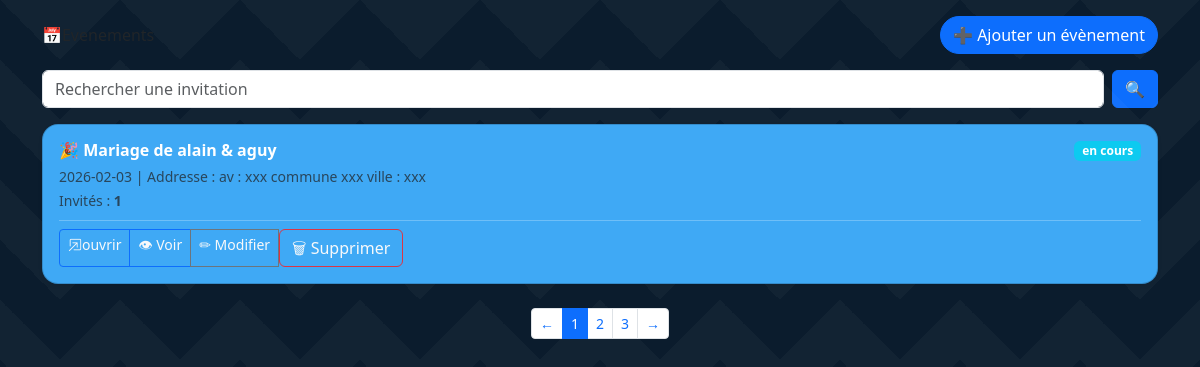
Screenshot of /event_list/ with the database file from the repository.
### models.py (models this page shows)
class Event(Base): #event table
    __tablename__="events"
    id = Column(String,primary_key=True,unique=True,default=lambda :str(uuid4()))
    name = Column(String(50))
    type = Column(String(50))
    date = Column(Date)
    address = Column(String(50))
    description = Column(Text,nullable=True)
    created_date = Column(DateTime,default=datetime.now())
    state = Column(String,default="en cours")
    guests = relationship("Guest",back_populates="event",cascade="all,delete")

### Routers/event.py (the view)
@Root.get("/event_list/",name="event_list")#get the event list
def getEventList(request:Request,  db: Session = Depends(connecting)):
    events = db.query(Event).all()
    return templates.TemplateResponse("Event/List/list_event.html",{'request':request,"events":events})

### Templates/Event/List/list_event.html (shortened to what this page needs)
<!DOCTYPE html>
<html lang="fr">
<head>
    <link rel="stylesheet" href="https://cdn.jsdelivr.net/npm/bootstrap-icons@1.11.1/font/bootstrap-icons.css">
    <link href="https://cdn.jsdelivr.net/npm/bootstrap@5.3.2/dist/css/bootstrap.min.css" rel="stylesheet">
</head>
<body >
<div class="container py-3">
    <div class="mb-3 d-flex justify-content-between align-items-center" style="position:relative;z-index:1;>
        <h5 class="fw-bold mb-0" style="color:#3fa9f5;">📅Evenements</h5>
        <a href="{{url_for('event_form')}}" class="btn btn-primary rounded-pill">➕ Ajouter un évènement</a>
    </div>
    <form class="mb-3 d-flex" method="get" action="/research_event">
        <input type="text" class="form-control me-2" placeholder="Rechercher une invitation" name="researched_event">
        <button type="submit" class="btn btn-primary">🔍</button>
    </form>
    <div class="row g-3">
        {%if events %}
        {% for event in events%}
        <div class="col-12">
            <div class="card shadow-sm rounded-4">
                <div class="card-body">
                    <div class="d-flex justify-content-between align-items-start">
                        <div>
                            <h6 class="fw-bold mb-1">🎉 {{event.name}}</h6>
                            <small class="text-muted">{{event.date}} | Addresse : {{event.address}}</small><br>
                            <small class="text-muted">Invités : <b>{{event.guests| length}}</b></small>
                        </div>
                        {% if event.state == "terminé"%}
                            <span class="badge bg-danger">{{event.state}}</span>
                        {% else%}
                            <span class="badge bg-info">{{event.state}}</span>
                        {% endif%}
                    </div>
                    <hr class="my-2">
                    <div class="d-flex justify-content-between align-items-center">
                        <div class="btn-group btn-group-sm">
                            <a href="/event_description/{{event.id}}" class="btn btn-outline-primary text-light"><i class="bi bi-box-arrow-in-up-right"></i>ouvrir</a>
                            <a href="/detail/{{event.id}}" class="btn btn-outline-primary text-light">👁 Voir</a>
                            <a href="/edit_event/{{event.id}}" class="btn btn-outline-secondary text-light">✏ Modifier</a>
                            <form action="/delete_event/{{event.id}}" method="post">
                                <button type="submit" class="btn btn-outline-danger text-light" onclick="return confirm('voulez-vous supprimer cette evement ?')">🗑 Supprimer</button>
                            </form>
                        </div>
                    </div>
                </div>
            </div>
        </div>
        {% endfor %}
        {%endif%}
    </div>
    <nav class="mt-4">
        <ul class="pagination justify-content-center pagination-sm">
            <li class="page-item"><a class="page-link" href="#">←</a></li>
            <li class="page-item active"><a class="page-link" href="#">1</a></li>
            <li class="page-item"><a class="page-link" href="#">2</a></li>
            <li class="page-item"><a class="page-link" href="#">3</a></li>
            <li class="page-item"><a class="page-link" href="#">→</a></li>
        </ul>
    </nav>
</div>
</body>
</html>

### Templates/Event/List/list_event.html (style rules this page uses)
* { margin: 0; padding: 0; box-sizing: border-box; }
body { font-family: "Segoe UI", system-ui, sans-serif; min-height: 100vh; background-color: #0b1c2d; position: relative; overflow-x: hidden; }
body::before { content: ""; position: fixed; inset: 0; background: linear-gradient(135deg, rgba(255,255,255,0.03) 25%, transparent 25%) -60px 0, linear-gradient(225deg, rgba(255,255,255,0.03) 25%, transparent 25%) -60px 0, linear-gradient(315deg, rgba(255,255,255,0.03) 25%, transparent 25%), linear-gradient(45deg, rgba(255,255,255,0.03) 25%, transparent 25%); background-size: 120px 120px; z-index: 0; }
.card { background-color : #3fa9f5; color:white; }

### rows the page displays
Event: name "Mariage de alain & aguy", date "2026-02-03", address "av : xxx commune xxx ville : xxx", guests|length "1", state "en cours"
